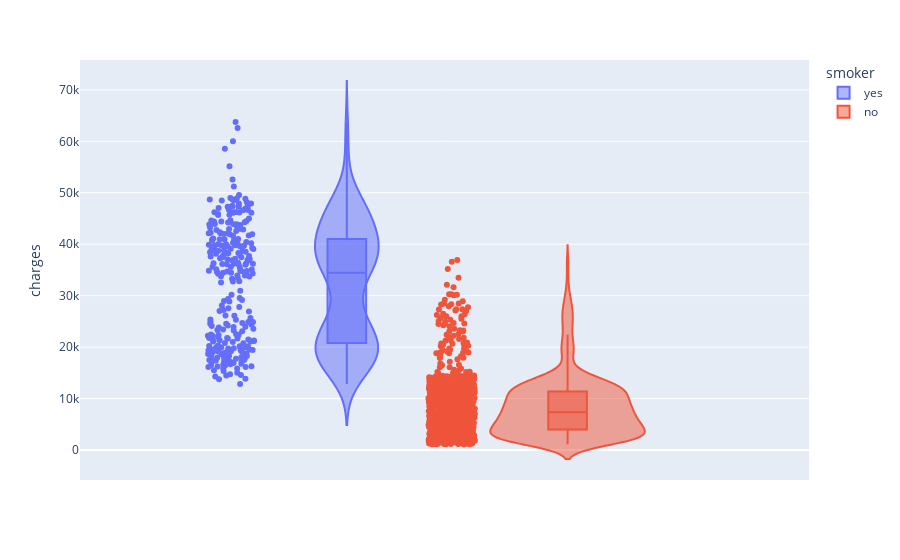

Notebook cell for this chart:
### Code cell
fig = px.violin(df, y='charges', color='smoker', box=True, points='all')
fig.show()

### Figure 1 — Plotly figure (JSON) as saved in the notebook; plotly's stock layout.template omitted (floating-point values rounded to 4 significant figures; data arrays with more than 128 entries replaced by an {"elided": "..."} marker saying what was removed)
{"data": [{"alignmentgroup": "True", "box": {"visible": true}, "hovertemplate": "smoker=yes<br>charges=%{y}<extra></extra>", "legendgroup": "yes", "marker": {"color": "#636efa"}, "name": "yes", "offsetgroup": "yes", "orientation": "v", "points": "all", "scalegroup": "True", "showlegend": true, "type": "violin", "x0": " ", "xaxis": "x", "y": {"elided": "274 float values"}, "y0": " ", "yaxis": "y"}, {"alignmentgroup": "True", "box": {"visible": true}, "hovertemplate": "smoker=no<br>charges=%{y}<extra></extra>", "legendgroup": "no", "marker": {"color": "#EF553B"}, "name": "no", "offsetgroup": "no", "orientation": "v", "points": "all", "scalegroup": "True", "showlegend": true, "type": "violin", "x0": " ", "xaxis": "x", "y": {"elided": "1064 float values"}, "y0": " ", "yaxis": "y"}], "layout": {"legend": {"title": {"text": "smoker"}, "tracegroupgap": 0}, "margin": {"t": 60}, "violinmode": "group", "xaxis": {"anchor": "y", "domain": [0, 1]}, "yaxis": {"anchor": "x", "domain": [0, 1], "title": {"text": "charges"}}}}
